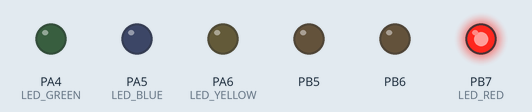
A program run on a simulated ATmega32, built with avr-gcc and emulated at 8 MHz. Parts: output pins drawn as LEDs (lit = HIGH). Pins used as bus, display or sensor lines are not drawn.

Above: at 0.6 s.
At 1.6 s:
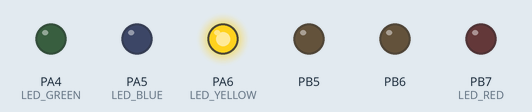
At 6.7 s:
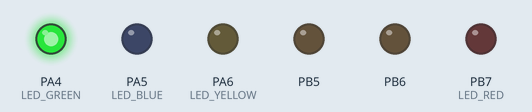
Timing chart, 0 to 8.8 s (numbered marks = the images above):
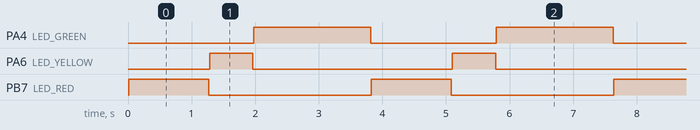

The program:

main.c
```c
#include "../00-LIB/STD_TYPES.h"
#include "../00-LIB/BIT_MATH.h"
#include "avr/delay.h"
/**************  APP  ********************/

#include "../03-MCAL/01-DIO/DIO_INTERFACE.h"
#include "../02-HAL/01-LED/LED_INTERFACE.h"
#include "../02-HAL/02-DIP_SWITCH/DIP_INTERFACE.h"
#include "../02-HAL/03-SSD/SSD_INTERFACE.h"
#include "../02-HAL/04-LCD/LCD_INTERFACE.h"


void Traffic_Light(void);
void Count(void);
int main (void)
{
	Traffic_Light();
	return 0;
}

void Traffic_Light(void)
{
	HSSD_voidInitSSD();
	HLED_voidInit();

	while(1)
	{
		Count();
	}
}
void Count(void)
{
	for(u16 Local_u16Counter = 10 ; Local_u16Counter >= 0 ; Local_u16Counter--)
	{
		HSSD_voidDisplaySSD(Local_u16Counter);
		HLED_voidTurnOn(LED_RED_t);
		_delay_ms(100);
		if(Local_u16Counter == 0)
			break;
	}
	HLED_voidTurnOff(LED_RED_t);

	for(u16 Local_u16Counter = 5 ; Local_u16Counter >= 0 ; Local_u16Counter--)
	{
		HSSD_voidDisplaySSD(Local_u16Counter);
		HLED_voidTurnOn(LED_YELLOW_t);
		_delay_ms(100);
		if(Local_u16Counter == 0)
			break;
	}
	HLED_voidTurnOff(LED_YELLOW_t);

	for(u16 Local_u16Counter = 15 ; Local_u16Counter >= 0 ; Local_u16Counter--)
	{
		HSSD_voidDisplaySSD(Local_u16Counter);
		HLED_voidTurnOn(LED_GREEN_t);
		_delay_ms(100);
		if(Local_u16Counter == 0)
			break;
	}
	HLED_voidTurnOff(LED_GREEN_t);
}
```

LED_CONFIG.h
```c
/*==================================================================================*
 * File        : LED_CONFIG.h  														*
 * Description :																   	*
 * Author      : Mahmoud Gharib Embedded SW Engineer 								*
 * Date        : 																	*
 * Git account : https://github.com/Mahmoud-Gharib									*
 * mail        : mahmoudgharib99999@gmail.com 										*
 *==================================================================================*/
#ifndef LED_CONFIG_H
#define LED_CONFIG_H


#define LED_GREEN     DIO_u8_PIN4
#define LED_BLUE      DIO_u8_PIN5
#define LED_YELLOW    DIO_u8_PIN6
#define LED_RED       DIO_u8_PIN7

#endif
```

DIP_CONFIG.h
```c
/*==================================================================================*
 * File        : DIP_CONFIG.h  														*
 * Description :																   	*
 * Author      : Mahmoud Gharib Embedded SW Engineer 								*
 * Date        : 																	*
 * Git account : https://github.com/Mahmoud-Gharib									*
 * mail        : mahmoudgharib99999@gmail.com 										*
 *==================================================================================*/
#ifndef DIP_CONFIG_H
#define DIP_CONFIG_H

#define SWITCH_1    DIO_u8_PIN7
#define SWITCH_2    DIO_u8_PIN6
#define SWITCH_3    DIO_u8_PIN5
#define SWITCH_4    DIO_u8_PIN3

#endif
```

SSD_CONFIG.h
```c
/*==================================================================================*
 * File        : SSD_CONFIG.h  														*
 * Description :																   	*
 * Author      : Mahmoud Gharib Embedded SW Engineer 								*
 * Date        : 																	*
 * Git account : https://github.com/Mahmoud-Gharib									*
 * mail        : mahmoudgharib99999@gmail.com 										*
 *==================================================================================*/
#ifndef SSD_CONFIG_H
#define SSD_CONFIG_H


#endif
```

LCD_CONFIG.h
```c
/*==================================================================================*
 * File        : LCD_CONFIG.h  														*
 * Description :																   	*
 * Author      : Mahmoud Gharib Embedded SW Engineer 								*
 * Date        : 																	*
 * Git account : https://github.com/Mahmoud-Gharib									*
 * mail        : mahmoudgharib99999@gmail.com 										*
 *==================================================================================*/
#ifndef LCD_CONFIG_H
#define LCD_CONFIG_H

/*==========================*
* SELECT LCD MODE :			*
*		1._4_BIT_MODE		*
*		2._8_BIT_MODE		*
*===========================*/

#define LCD_MODE         	_4_BIT_MODE

#define LCD_DATA_PORT    	DIO_u8_PORTB

#define LCD_DATA_PIN_4   	DIO_u8_PIN0
#define LCD_DATA_PIN_5	 	DIO_u8_PIN1
#define LCD_DATA_PIN_6	 	DIO_u8_PIN2
#define LCD_DATA_PIN_7	 	DIO_u8_PIN4

#define LCD_CONTROL_PORT    DIO_u8_PORTA

#define LCD_RS_PIN       	DIO_u8_PIN3
#define LCD_EN_PIN       	DIO_u8_PIN2

#endif
```

LED_INTERFACE.h
```c
/*==================================================================================*
 * File        : LED_INTERFACE.h     												*
 * Description : This file includes LED Driver prototypes and macros				*
 * Author      : Mahmoud Gharib Embedded SW Engineer 								*
 * Date        : 																	*
 * Git account : https://github.com/Mahmoud-Gharib									*
 * mail        : mahmoudgharib99999@gmail.com 										*
 *==================================================================================*/

#ifndef LED_INTERFACE_H
#define LED_INTERFACE_H

#include "../../00-LIB/STD_TYPES.h"

enum Led
{
	LED_GREEN_t = 1,
	LED_BLUE_t     ,
	LED_YELLOW_t   ,
	LED_RED_t

}LED_t;


/*Prototypes LED DRIVERS*/
void HLED_voidInit  (void);
void HLED_voidTurnOn  (u8 Copy_u8LedPinId);
void HLED_voidTurnOff (u8 Copy_u8LedPinId);

#endif
```

LED_PROGRAM.c
```c
/*==================================================================================*
 * File        : LED_PROGRAM.c														*
 * Description : This file includes LED Driver implementations 				      	*
 * Author      : Mahmoud Gharib Embedded SW Engineer 								*
 * Date        : 																	*
 * Git account : https://github.com/Mahmoud-Gharib									*
 * mail        : mahmoudgharib99999@gmail.com 										*
 *==================================================================================*/

/************ LIB  **********/
#include "../../00-LIB/STD_TYPES.h"
#include "../../00-LIB/BIT_MATH.h"

/************ MCAL **********/
#include "../../03-MCAL/01-DIO/DIO_INTERFACE.h"

/************ HAL **********/
#include "LED_CONFIG.h"
#include "LED_PRIVATE.h"
#include "LED_INTERFACE.h"

void HLED_voidInit  (void)
{
	MDIO_voidSetPinDirection (DIO_u8_PORTA , LED_GREEN ,DIO_u8_OUTPUT);
	MDIO_voidSetPinDirection (DIO_u8_PORTA , LED_BLUE ,DIO_u8_OUTPUT);
	MDIO_voidSetPinDirection (DIO_u8_PORTA , LED_YELLOW ,DIO_u8_OUTPUT);
	MDIO_voidSetPinDirection (DIO_u8_PORTB , LED_RED ,DIO_u8_OUTPUT);
}

void HLED_voidTurnOn ( u8 Copy_u8LedPinId)
{
	switch(Copy_u8LedPinId)
	{
		case LED_GREEN_t:
			MDIO_voidSetPinValue(DIO_u8_PORTA , LED_GREEN ,DIO_u8_HIGH);
			break;
		case LED_BLUE_t:
			MDIO_voidSetPinValue(DIO_u8_PORTA , LED_BLUE ,DIO_u8_HIGH);
			break;
		case LED_YELLOW_t:
			MDIO_voidSetPinValue(DIO_u8_PORTA , LED_YELLOW ,DIO_u8_HIGH);
			break;
		case LED_RED_t:
			MDIO_voidSetPinValue(DIO_u8_PORTB , LED_RED ,DIO_u8_HIGH);
			break;
		default :
			break;
	}
}

void HLED_voidTurnOff ( u8 Copy_u8LedPinId)
{
	switch(Copy_u8LedPinId)
		{
			case LED_GREEN_t:
				MDIO_voidSetPinValue(DIO_u8_PORTA , LED_GREEN ,DIO_u8_LOW);
				break;
			case LED_BLUE_t:
				MDIO_voidSetPinValue(DIO_u8_PORTA , LED_BLUE ,DIO_u8_LOW);
				break;
			case LED_YELLOW_t:
				MDIO_voidSetPinValue(DIO_u8_PORTA , LED_YELLOW ,DIO_u8_LOW);
				break;
			case LED_RED_t:
				MDIO_voidSetPinValue(DIO_u8_PORTB , LED_RED ,DIO_u8_LOW);
				break;
			default :
				break;
		}
}
```

DIP_INTERFACE.h
```c
/*==================================================================================*
 * File        : DIP_INTERFACE.h     												*
 * Description : This file includes DIP SWITCH Driver prototypes and macros			*
 * Author      : Mahmoud Gharib Embedded SW Engineer 								*
 * Date        : 																	*
 * Git account : https://github.com/Mahmoud-Gharib									*
 * mail        : mahmoudgharib99999@gmail.com 										*
 *==================================================================================*/

#ifndef DIP_INTERFACE_H
#define DIP_INTERFACE_H

#include "../../00-LIB/STD_TYPES.h"
enum SWITCH
{
	SWITCH_1_t = 1,
	SWITCH_2_t    ,
	SWITCH_3_t    ,
	SWITCH_4_t

}SWITCH_t;
/*Prototypes DIP SWITCH DRIVERS*/
void HSWITCH_voidInit  (void);
u8 HDIP_u8GetPressedKey  ( u8 Copy_u8SwitchId);


#endif
```

DIP_PROGRAM.c
```c
/*==================================================================================*
 * File        : DIP_PROGRAM.c														*
 * Description : This file includes DIP SWITCH Driver implementations 				*
 * Author      : Mahmoud Gharib Embedded SW Engineer 								*
 * Date        : 																	*
 * Git account : https://github.com/Mahmoud-Gharib									*
 * mail        : mahmoudgharib99999@gmail.com 										*
 *==================================================================================*/

/************ LIB  **********/
#include "../../00-LIB/STD_TYPES.h"
#include "../../00-LIB/BIT_MATH.h"

/************ MCAL **********/
#include "../../03-MCAL/01-DIO/DIO_INTERFACE.h"

/************ HAL **********/
#include "DIP_CONFIG.h"
#include "DIP_PRIVATE.h"
#include "DIP_INTERFACE.h"

void HSWITCH_voidInit  (void)
{
	MDIO_voidSetPinDirection (DIO_u8_PORTD , SWITCH_1 ,DIO_u8_INPUT);
	MDIO_voidSetPinDirection (DIO_u8_PORTD , SWITCH_2 ,DIO_u8_INPUT);
	MDIO_voidSetPinDirection (DIO_u8_PORTD , SWITCH_3 ,DIO_u8_INPUT);
	MDIO_voidSetPinDirection (DIO_u8_PORTD , SWITCH_4 ,DIO_u8_INPUT);
}

u8 HDIP_u8GetPressedKey  (u8 Copy_u8SwitchPinId)
{
	u8 Local_u8VALUE  = 0;
	switch(Copy_u8SwitchPinId)
	{
		case SWITCH_1_t:
			Local_u8VALUE = MDIO_u8GetPinValue(DIO_u8_PORTD , SWITCH_1);
			break;
		case SWITCH_2_t:
			Local_u8VALUE = MDIO_u8GetPinValue(DIO_u8_PORTD , SWITCH_2);
			break;
		case SWITCH_3_t:
			Local_u8VALUE = MDIO_u8GetPinValue(DIO_u8_PORTD , SWITCH_3);
			break;
		case SWITCH_4_t:
			Local_u8VALUE = MDIO_u8GetPinValue(DIO_u8_PORTD , SWITCH_4);
			break;
		default :
			break;
	}
	return Local_u8VALUE;
}
```

SSD_INTERFACE.h
```c
/*==================================================================================*
 * File        : SSD_INTERFACE.h     												*
 * Description : This file includes SSD Driver prototypes and macros				*
 * Author      : Mahmoud Gharib Embedded SW Engineer 								*
 * Date        : 																	*
 * Git account : https://github.com/Mahmoud-Gharib									*
 * mail        : mahmoudgharib99999@gmail.com 										*
 *==================================================================================*/

#ifndef SSD_INTERFACE_H
#define SSD_INTERFACE_H

#include "../../00-LIB/STD_TYPES.h"

enum DIGITS
{
	ONES_T = 1 ,
	TENS_T     ,
	HUNDREDS_T ,
	THOUSANDS_T
}DIGITS_t;

/*Prototypes SSD DRIVERS*/
void HSSD_voidInitSSD(void);
void HSSD_voidDisplayDigitSSD(u8 Copy_u8Number,u8 Copy_u8SSD);
void HSSD_voidDisplaySSD(u16 Copy_u16FullNumber);
void HSSD_voidCountDownSSD(u16 Copy_u16FullNumber);
void HSSD_voidCountUpSSD(u16 Copy_u16FullNumber);

#endif
```

LCD_INTERFACE.h
```c
/*==================================================================================*
 * File        : LCD_INTERFACE.h     												*
 * Description : This file includes LCD Driver prototypes and macros				*
 * Author      : Mahmoud Gharib Embedded SW Engineer 								*
 * Date        : 																	*
 * Git account : https://github.com/Mahmoud-Gharib									*
 * mail        : mahmoudgharib99999@gmail.com 										*
 *==================================================================================*/

#ifndef LCD_INTERFACE_H
#define LCD_INTERFACE_H

#include "../../00-LIB/STD_TYPES.h"

/*Modes macros*/
#define _4_BIT_MODE  4
#define _8_BIT_MODE  8

/*Prototypes LCD DRIVERS*/
void HLCD_voidInit(void);
void HLCD_voidSendCommand(u8 Copy_u8Cmd);
void HLCD_voidSendData(u8 Copy_u8Data);
void HLCD_voidClearDisplay(void);
void HLCD_voidSendString(const u8 *Ptr_u8PtrString);
void HLCD_voidGoToPosition(u8 Copy_u8RowNum,u8 Copy_u8ColNum);
void HLCD_voidDisplayNumber(s32 Copy_s32Number);
void HLCD_voidDisplaySpecialChar(u8* Ptr_u8PtrChar,u8 CGRam_index,u8 Copy_u8RowNum,u8 Copy_u8ColNum);

#endif
```

LCD_PROGRAM.c
```c
/*==================================================================================*
 * File        : LCD_PROGRAM.c														*
 * Description : This file includes LCD Driver implementations 						*
 * Author      : Mahmoud Gharib Embedded SW Engineer 								*
 * Date        : 																	*
 * Git account : https://github.com/Mahmoud-Gharib									*
 * mail        : mahmoudgharib99999@gmail.com 										*
 *==================================================================================*/

/************ LIB  **********/
#include "../../00-LIB/STD_TYPES.h"
#include "../../00-LIB/BIT_MATH.h"
#include <util/delay.h>

/************ MCAL **********/
#include "../../03-MCAL/01-DIO/DIO_INTERFACE.h"

/************ HAL **********/
#include "LCD_CONFIG.h"
#include "LCD_PRIVATE.h"
#include "LCD_INTERFACE.h"

void HLCD_voidInit(void)
{
	MDIO_voidSetPinDirection(LCD_CONTROL_PORT,LCD_EN_PIN,DIO_u8_OUTPUT);
	MDIO_voidSetPinDirection(LCD_CONTROL_PORT,LCD_RS_PIN,DIO_u8_OUTPUT);

	#if (LCD_MODE == _8_BIT_MODE)
	MDIO_voidSetPortDirection(LCD_DATA_PORT,0xFF);
	_delay_ms(100);
	HLCD_voidSendCommand(0x38);			/*select 8-bit Mode*/
	#elif (LCD_MODE == _4_BIT_MODE)
	MDIO_voidSetPinDirection(LCD_DATA_PORT,LCD_DATA_PIN_4,DIO_u8_OUTPUT);
	MDIO_voidSetPinDirection(LCD_DATA_PORT,LCD_DATA_PIN_5,DIO_u8_OUTPUT);
	MDIO_voidSetPinDirection(LCD_DATA_PORT,LCD_DATA_PIN_6,DIO_u8_OUTPUT);
	MDIO_voidSetPinDirection(LCD_DATA_PORT,LCD_DATA_PIN_7,DIO_u8_OUTPUT);
	_delay_ms(100);
	HLCD_voidSendCommand(0x33);		   /*select 4-bit Mode*/
	HLCD_voidSendCommand(0x32);
	HLCD_voidSendCommand(0x28);
	#endif

	HLCD_voidSendCommand(0x0C);		/*TURN LCD DISPLAY		  */
	HLCD_voidSendCommand(0x02);		/*RETURN HOME			  */
	HLCD_voidSendCommand(0x01);		/*CLEAR	LCD DISPLAY		  */
	HLCD_voidSendCommand(0x06);		/*MOVE FROM LEFT TO RIGHT */
}

void HLCD_voidSendCommand(u8 Copy_u8Cmd)
{
	#if (LCD_MODE == _8_BIT_MODE)
	MDIO_voidSetPinValue (LCD_CONTROL_PORT,LCD_RS_PIN,DIO_u8_LOW);
	MDIO_voidSetPortValue(LCD_DATA_PORT,Copy_u8Cmd);
	MDIO_voidSetPinValue (LCD_CONTROL_PORT,LCD_EN_PIN,DIO_u8_HIGH);
	_delay_ms(1);
	MDIO_voidSetPinValue(LCD_CONTROL_PORT,LCD_EN_PIN,DIO_u8_LOW);
	_delay_ms(5);

	#elif (LCD_MODE == _4_BIT_MODE)
	//to select command register
	MDIO_voidSetPinValue(LCD_CONTROL_PORT,LCD_RS_PIN,DIO_u8_LOW);
	MDIO_voidSetPinValue(LCD_DATA_PORT,LCD_DATA_PIN_4, GET_BIT(Copy_u8Cmd,4));
	MDIO_voidSetPinValue(LCD_DATA_PORT,LCD_DATA_PIN_5, GET_BIT(Copy_u8Cmd,5));
	MDIO_voidSetPinValue(LCD_DATA_PORT,LCD_DATA_PIN_6, GET_BIT(Copy_u8Cmd,6));
	MDIO_voidSetPinValue(LCD_DATA_PORT,LCD_DATA_PIN_7, GET_BIT(Copy_u8Cmd,7));

	MDIO_voidSetPinValue(LCD_CONTROL_PORT,LCD_EN_PIN,DIO_u8_HIGH); //EN
	_delay_ms(1);
	MDIO_voidSetPinValue(LCD_CONTROL_PORT,LCD_EN_PIN,DIO_u8_LOW);

	MDIO_voidSetPinValue(LCD_DATA_PORT,LCD_DATA_PIN_4, GET_BIT(Copy_u8Cmd,0));
	MDIO_voidSetPinValue(LCD_DATA_PORT,LCD_DATA_PIN_5, GET_BIT(Copy_u8Cmd,1));
	MDIO_voidSetPinValue(LCD_DATA_PORT,LCD_DATA_PIN_6, GET_BIT(Copy_u8Cmd,2));
	MDIO_voidSetPinValue(LCD_DATA_PORT,LCD_DATA_PIN_7, GET_BIT(Copy_u8Cmd,3));

	MDIO_voidSetPinValue(LCD_CONTROL_PORT,LCD_EN_PIN,DIO_u8_HIGH); //EN
	_delay_ms(1);
	MDIO_voidSetPinValue(LCD_CONTROL_PORT,LCD_EN_PIN,DIO_u8_LOW);
	_delay_ms(5);
	#endif
}

void HLCD_voidSendData(u8 Copy_u8Data)
{
	#if (LCD_MODE == _8_BIT_MODE)
	MDIO_voidSetPinValue (LCD_CONTROL_PORT,LCD_RS_PIN,DIO_u8_HIGH);
	MDIO_voidSetPortValue(LCD_DATA_PORT,Copy_u8Data);
	MDIO_voidSetPinValue (LCD_CONTROL_PORT,LCD_EN_PIN,DIO_u8_HIGH);
	_delay_ms(1);
	MDIO_voidSetPinValue(LCD_CONTROL_PORT,LCD_EN_PIN,DIO_u8_LOW);
	_delay_ms(5);

	#elif (LCD_MODE == _4_BIT_MODE)
	//to select command register
	MDIO_voidSetPinValue(LCD_CONTROL_PORT,LCD_RS_PIN,DIO_u8_HIGH);
	MDIO_voidSetPinValue(LCD_DATA_PORT,LCD_DATA_PIN_4, GET_BIT(Copy_u8Data,4));
	MDIO_voidSetPinValue(LCD_DATA_PORT,LCD_DATA_PIN_5, GET_BIT(Copy_u8Data,5));
	MDIO_voidSetPinValue(LCD_DATA_PORT,LCD_DATA_PIN_6, GET_BIT(Copy_u8Data,6));
	MDIO_voidSetPinValue(LCD_DATA_PORT,LCD_DATA_PIN_7, GET_BIT(Copy_u8Data,7));

	MDIO_voidSetPinValue(LCD_CONTROL_PORT,LCD_EN_PIN,DIO_u8_HIGH); //EN
	_delay_ms(1);
	MDIO_voidSetPinValue(LCD_CONTROL_PORT,LCD_EN_PIN,DIO_u8_LOW);

	MDIO_voidSetPinValue(LCD_DATA_PORT,LCD_DATA_PIN_4, GET_BIT(Copy_u8Data,0));
	MDIO_voidSetPinValue(LCD_DATA_PORT,LCD_DATA_PIN_5, GET_BIT(Copy_u8Data,1));
	MDIO_voidSetPinValue(LCD_DATA_PORT,LCD_DATA_PIN_6, GET_BIT(Copy_u8Data,2));
	MDIO_voidSetPinValue(LCD_DATA_PORT,LCD_DATA_PIN_7, GET_BIT(Copy_u8Data,3));

	MDIO_voidSetPinValue(LCD_CONTROL_PORT,LCD_EN_PIN,DIO_u8_HIGH); //EN
	_delay_ms(1);
	MDIO_voidSetPinValue(LCD_CONTROL_PORT,LCD_EN_PIN,DIO_u8_LOW);
	_delay_ms(5);
	#endif
}

void HLCD_voidClearDisplay(void)
{
	HLCD_voidSendCommand(0x01);
}

void HLCD_voidSendString(const u8 *Ptr_u8PtrString)
{
	while(*Ptr_u8PtrString != 0)
	{
		HLCD_voidSendData(*Ptr_u8PtrString);
		Ptr_u8PtrString++;
	}
}

void HLCD_voidGoToPosition(u8 Copy_u8RowNum,u8 Copy_u8ColNum)
{
	u8 arr[4] ={0x80,0xC0,0x94,0xD4};
	HLCD_voidSendCommand(arr[Copy_u8RowNum] + Copy_u8ColNum);
}

void HLCD_voidDisplayNumber(s32 Copy_s32Number)
{
	if(Copy_s32Number == 0)
	{
		HLCD_voidSendData('0');
	}
	else if(Copy_s32Number > 0  )
	{
		s8 i=0;
	    u8 Copy_u8Remander = 0;
	    u8 arr[10] = {0};
	    while(Copy_s32Number != 0)
	    {
	    	Copy_u8Remander = Copy_s32Number % 10;
	    	arr[i] = Copy_u8Remander;
	    	i++;
	    	Copy_s32Number /= 10;
	    }
	    i--;
	    while(i >= 0)
	    {
	    	HLCD_voidSendData(arr[i] + 48);
	    	i--;
	    }

	}
}


void HLCD_voidDisplaySpecialChar(u8* Ptr_u8PtrChar,u8 CGRam_index,u8 Copy_u8RowNum,u8 Copy_u8ColNum)
{
	HLCD_voidGoToPosition( Copy_u8RowNum, Copy_u8ColNum);
	HLCD_voidSendData(CGRam_index);
	u8 Local_u8address;
	u8 Local_u8Index;
	if (CGRam_index < 8)
	{
		Local_u8address= CGRam_index * 8;
		Local_u8address=SET_BIT(Local_u8address,6);
		HLCD_voidSendCommand(Local_u8address);
		for(Local_u8Index = 0;Local_u8Index < 8;Local_u8Index++)
		{
			HLCD_voidSendData(Ptr_u8PtrChar[Local_u8Index]);
		}
	}
	HLCD_voidSendCommand(0x02);

}
```

BIT_MATH.h
```c
/*==============================================================================*
 * File        : BIT_MATH.h							     						*
 * Description : This file includes macros used for Bit manipulation          	*
 * Author      : Mahmoud Gharib Embedded SW Engineer 							*
 * Date        : 														        *
 * Git account : https://github.com/Mahmoud-Gharib								*
 * mail        : mahmoudgharib99999@gmail.com 									*
 *==============================================================================*/
#ifndef BIT_MATH_H_
#define BIT_MATH_H_

/*Bit-Math macros*/
#define SET_BIT(REG , BIT)     REG |= 1<<BIT
#define CLR_BIT(REG , BIT)     REG &= ~(1<<BIT)
#define TOG_BIT(REG , BIT)     REG ^= 1<<BIT
#define GET_BIT(REG , BIT)     ((REG >> BIT) & 1)

#endif
```

Source omitted: SSD_PROGRAM.c (15939 bytes), STD_TYPES.h (1020 bytes), LED_PRIVATE.h (522 bytes), DIP_PRIVATE.h (522 bytes), SSD_PRIVATE.h (522 bytes), LCD_PRIVATE.h (522 bytes), DIO_CONFIG.h (527 bytes), DIO_INTERFACE.h (1706 bytes), DIO_PRIVATE.h (1366 bytes), DIO_PROGRAM.c (4054 bytes)

Measured:
- by itself, PA4 (LED_GREEN): alternates HIGH for 1.8 s and LOW for 2.0 s
- by itself, PA6 (LED_YELLOW): alternates HIGH for 0.68 s and LOW for 3.1 s
- by itself, PB7 (LED_RED): alternates HIGH for 1.3 s and LOW for 2.6 s
